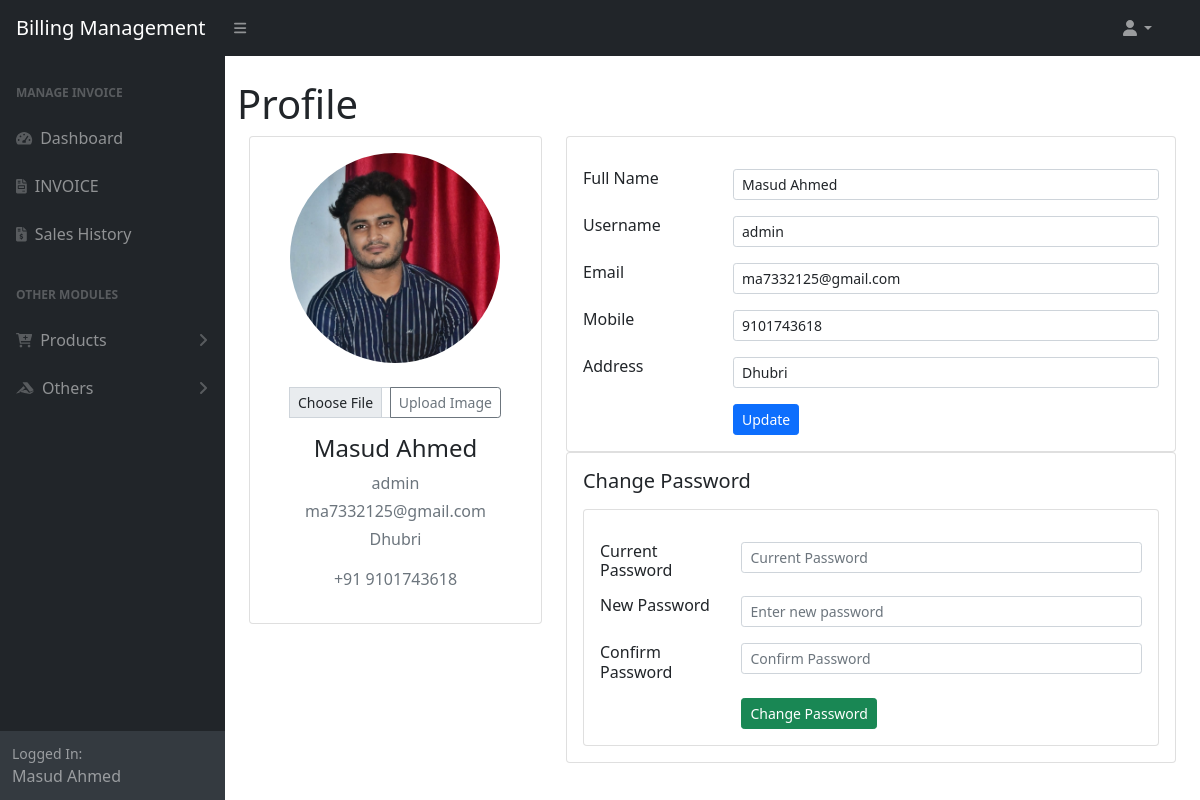
/profile.php (signed in), run on the app's committed database.
### tables this page shows
CREATE TABLE `user` (
  `id` int(11) NOT NULL,
  `name` varchar(50) NOT NULL,
  `mobile` varchar(10) NOT NULL,
  `email` varchar(100) DEFAULT NULL
);

CREATE TABLE `employe` (
  `id` int(11) NOT NULL,
  `user_id` int(11) NOT NULL,
  `username` varchar(10) NOT NULL,
  `password` text NOT NULL,
  `address` text NOT NULL,
  `image` varchar(255) DEFAULT NULL
);

### profile.php (the view, shortened to what this page needs)
<?php require_once 'menu/header.php' ?>
<?php
$id = $_SESSION['user']['user_id'];
$data = mysqli_fetch_assoc(mysqli_query($conn, "SELECT * FROM `employe` JOIN `user` ON `employe`.`user_id` = `user`.`id` WHERE `employe`.`user_id`='$id'"));
$name = $data['name'];
$username = $data['username'];
$mobile = $data['mobile'];
$email = $data['email'];
$adds = $data['address'];
?>
<div class="container-fluid">
    <h1 class="mt-4">Profile</h1>
    <div class="container">
        <div class="main-body">
            <div class="row">
                <div class="col-lg-4">
                    <div class="card">
                        <div class="card-body">
                            <div class="d-flex flex-column align-items-center text-center">
                                <?php
                                $sqlimg = "SELECT `image` FROM `employe` WHERE `user_id` = '$id'";
                                $img = mysqli_fetch_assoc(mysqli_query($conn, $sqlimg));
                                if($img['image']!=null){
                                ?>
                                <img src="images/<?=$img['image']?>" alt="No Image" class="rounded-circle" width="210">
                                <?php
                                }
                                ?>
                                <br>
                                <form action="actions/edit_actions.php" method="post" enctype="multipart/form-data">
                                    <div class="input-group container">
                                        <input type="file" class="form-control form-control-sm" id="inputGroupFile04" name="image">
                                        <input class="btn btn-sm btn-outline-secondary" name="upldimg" type="submit" id="inputGroupFileAddon04" value="Upload Image">
                                    </div>
                                </form>
                                <div class="mt-3">
                                    <h4><?= $name ?></h4>
                                    <p class="text-secondary mb-1"><?= $username ?></p>
                                    <p class="text-secondary mb-1"><?= $email ?></p>
                                    <p class="text-muted font-size-sm"><?= $adds ?></p>
                                    <p class="text-muted font-size-sm"><?= "+91 " . $mobile ?></p>
                                </div>
                            </div>
                        </div>
                    </div>
                </div>
                <div class="col-lg-8">
                    <form action="actions/edit_actions.php" method="post" class="">
                        <div class="card">
                            <div class="card-body">
                                <div class="row mb-3">
                                    <div class="col-sm-3">
                                        <h6 class="mb-0">Full Name</h6>
                                    </div>
                                    <div class="col-sm-9 text-secondary">
                                        <input type="text" class="form-control form-control-sm" name="name" value="<?= $name ?>">
                                    </div>
                                </div>
                                <div class="row mb-3">
                                    <div class="col-sm-3">
                                        <h6 class="mb-0">Username</h6>
                                    </div>
                                    <div class="col-sm-9 text-secondary">
                                        <input type="text" class="form-control form-control-sm" name="username" value="<?= $username ?>">
                                    </div>
                                </div>
                                <div class="row mb-3">
                                    <div class="col-sm-3">
                                        <h6 class="mb-0">Email</h6>
                                    </div>
                                    <div class="col-sm-9 text-secondary">
                                        <input type="email" class="form-control form-control-sm" name="email" value="<?= $email ?>">
                                    </div>
                                </div>
                                <div class="row mb-3">
                                    <div class="col-sm-3">
                                        <h6 class="mb-0">Mobile</h6>
                                    </div>
                                    <div class="col-sm-9 text-secondary">
                                        <input type="text" class="form-control form-control-sm" name="mobile" value="<?= $mobile ?>">
                                    </div>
                                </div>
                                <div class="row mb-3">
                                    <div class="col-sm-3">
                                        <h6 class="mb-0">Address</h6>
                                    </div>
                                    <div class="col-sm-9 text-secondary">
                                        <input type="text" class="form-control form-control-sm" name="adds" value="<?= $adds ?>">
                                    </div>
                                </div>
                                <div class="row">
                                    <div class="col-sm-3"></div>
                                    <div class="col-sm-9 text-secondary">
                                        <input type="submit" name="updatepro" class="btn btn-sm btn-primary" value="Update">
                                    </div>
                                </div>
                            </div>
                        </div>
                    </form>
                    <div class="row">
                        <div class="col-sm-12">
                            <div class="card">
                                <div class="card-body">
                                    <h5 class="d-flex align-items-center mb-3">Change Password</h5>
                                    <form action="actions/edit_actions.php" method="post">
                                        <div class="card">
                                            <div class="card-body">
                                                <div class="row mb-3">
                                                    <div class="col-sm-3">
                                                        <h6 class="mb-0">Current Password</h6>
                                                    </div>
                                                    <div class="col-sm-9 text-secondary">
                                                        <input type="password" class="form-control form-control-sm" name="curr_pass" placeholder="Current Password" required>
                                                    </div>
                                                </div>
                                                <div class="row mb-3">
                                                    <div class="col-sm-3">
                                                        <h6 class="mb-0">New Password</h6>
                                                    </div>
                                                    <div class="col-sm-9 text-secondary">
                                                        <input type="text" class="form-control form-control-sm" name="new_pass" placeholder="Enter new password" required>
                                                    </div>
                                                </div>
                                                <div class="row mb-3">
                                                    <div class="col-sm-3">
                                                        <h6 class="mb-0">Confirm Password</h6>
                                                    </div>
                                                    <div class="col-sm-9 text-secondary">
                                                        <input type="password" name="new_passconn" class="form-control form-control-sm" placeholder="Confirm Password" required>
                                                    </div>
                                                </div>
                                                <div class="row">
                                                    <div class="col-sm-3"></div>
                                                    <div class="col-sm-9 text-secondary">
                                                        <input type="submit" class="btn btn-sm btn-success" name="chngpass" value="Change Password">
                                                    </div>
                                                </div>
                                            </div>
                                        </div>
                                    </form>
                                </div>
                            </div>
                        </div>
                    </div>
                </div>
            </div>
        </div>
    </div>
</div>
<?php require_once 'menu/footer.php' ?>

### menu/header.php (shortened to what this page needs)
<?php
require_once "lib/db.php";
?>
<!DOCTYPE html>
<html lang="en">
<head>
    <link rel="stylesheet" href="assets/css/bootstrap.min.css">
    <link href="assets/css/styles.css" rel="stylesheet" />
</head>
<body class="sb-nav-fixed">
    <nav class="sb-topnav navbar navbar-expand navbar-dark bg-dark">
        <a class="navbar-brand ps-3" href="index.php">Billing Management</a>
        <button class="btn btn-link btn-sm order-1 order-lg-0 me-4 me-lg-0" id="sidebarToggle" href="#!"><i class="fas fa-bars"></i></button>
        <ul class="navbar-nav ms-auto ms-md-0 me-3 me-lg-4">
            <li class="nav-item dropdown">
                <a class="nav-link dropdown-toggle" id="navbarDropdown" href="#" role="button" data-bs-toggle="dropdown" aria-expanded="false"><i class="fas fa-user fa-fw"></i></a>
            </li>
        </ul>
    </nav>
    <div id="layoutSidenav">
        <div id="layoutSidenav_nav">
            <nav class="sb-sidenav accordion sb-sidenav-dark" id="sidenavAccordion">
                <div class="sb-sidenav-menu">
                    <div class="nav">
                        <div class="sb-sidenav-menu-heading">Manage Invoice</div>
                        <a class="nav-link" href="index.php">
                            <div class="sb-nav-link-icon"><i class="fas fa-tachometer-alt"></i></div>
                            Dashboard
                        </a>
                        <a class="nav-link" href="generate_bills.php">
                            <div class="sb-nav-link-icon"><i class="fas fa-file-invoice"></i></div>
                            INVOICE
                        </a>
                        <a class="nav-link" href="sales_history.php">
                            <div class="sb-nav-link-icon"><i class="fas fa-file-invoice-dollar"></i></i></div>
                            Sales History
                        </a>
                        <div class="sb-sidenav-menu-heading">Other Modules</div>
                        <a class="nav-link collapsed" href="#" data-bs-toggle="collapse" data-bs-target="#collapseLayouts" aria-expanded="false" aria-controls="collapseLayouts">
                            <div class="sb-nav-link-icon"><i class="fas fa-cart-plus"></i></div>
                            Products
                            <div class="sb-sidenav-collapse-arrow"><i class="fas fa-angle-down"></i></div>
                        </a>
                        <a class="nav-link collapsed" href="#" data-bs-toggle="collapse" data-bs-target="#collapsePages" aria-expanded="false" aria-controls="collapsePages">
                            <div class="sb-nav-link-icon"><i class="fab fa-accusoft"></i></div>
                            Others
                            <div class="sb-sidenav-collapse-arrow"><i class="fas fa-angle-down"></i></div>
                        </a>
                    </div>
                </div>
                <div class="sb-sidenav-footer">
                    <div class="small">Logged In:</div>
                    <?php
                    if (isset($_SESSION['user'])) {
                        $id = $_SESSION['user']['user_id'];
                        $data = mysqli_fetch_assoc(mysqli_query($conn, "SELECT * FROM `user` WHERE `id`='$id'"));
                        echo $data['name'];
                    }
                    ?>
                </div>
            </nav>
        </div>
        <div id="layoutSidenav_content">
            <main>

### data on the page
user: name "Masud Ahmed"
employe: image (picture), user.name "Masud Ahmed", username "admin", user.email "ma7332125@gmail.com", address "Dhubri", user.mobile "9101743618", name "Masud Ahmed", email "ma7332125@gmail.com", mobile "9101743618", adds "Dhubri"
